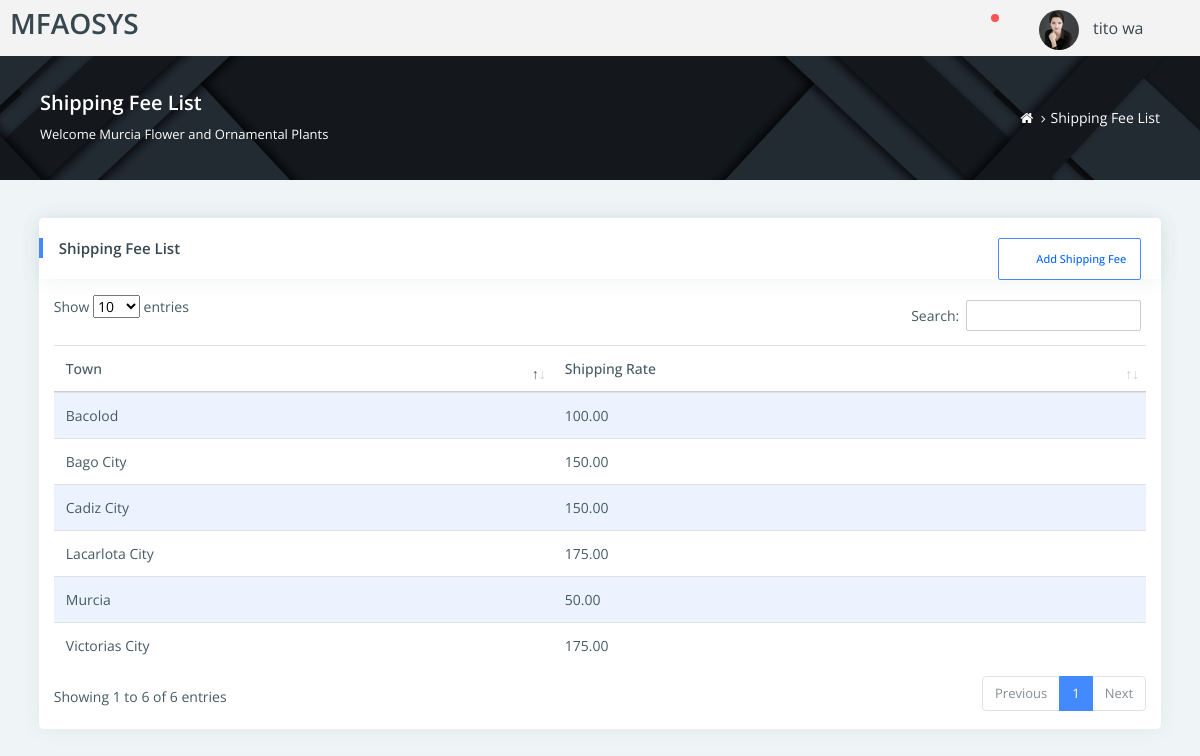
Page /deliveryman/shippingfee.php (signed in) on the committed database.
### tables this page shows
CREATE TABLE `tblshippingrate` (
  `shippingrate_id` int(11) NOT NULL,
  `town_id` int(11) NOT NULL,
  `supplier_id` int(11) NOT NULL,
  `shippingrate` int(11) NOT NULL
);

CREATE TABLE `tbltown` (
  `town_id` int(11) NOT NULL,
  `town_desc` varchar(50) NOT NULL
);

### deliveryman/shippingfee.php (the view, shortened to what this page needs)
<?php
  $id = $_SESSION['id'];
  include('../include/connection.php');
 ?>
<!DOCTYPE html>
<html lang="en">
<head>
    <link rel="stylesheet" href="assets/pages/waves/css/waves.min.css" type="text/css" media="all">
    <link rel="stylesheet" type="text/css" href="assets/css/bootstrap/css/bootstrap.min.css">
    <link rel="stylesheet" href="assets/pages/waves/css/waves.min.css" type="text/css" media="all">
    <link rel="stylesheet" type="text/css" href="assets/icon/themify-icons/themify-icons.css">
    <link rel="stylesheet" type="text/css" href="assets/icon/icofont/css/icofont.css">
    <link rel="stylesheet" type="text/css" href="assets/css/font-awesome-n.min.css">
    <link rel="stylesheet" type="text/css" href="assets/css/font-awesome.min.css">
    <link rel="stylesheet" type="text/css" href="assets/css/jquery.mCustomScrollbar.css">
    <link rel="stylesheet" type="text/css" href="assets/css/style.css">
    <link rel="stylesheet" type="text/css" href="../DataTables/datatables.min.css"/>
</head>
<body>
    <div id="pcoded" class="pcoded">
        <div class="pcoded-container navbar-wrapper">
            <?php include('include/supplierheader.php'); ?>
            <div class="pcoded-main-container">
                <div class="pcoded-wrapper">
                    <div class="pcoded-content">
                        <div class="page-header">
                            <div class="page-block">
                                <div class="row align-items-center">
                                    <div class="col-md-8">
                                        <div class="page-header-title">
                                            <h5 class="m-b-10">Shipping Fee List</h5>
                                            <p class="m-b-0">Welcome Murcia Flower and Ornamental Plants</p>
                                        </div>
                                    </div>
                                    <div class="col-md-4">
                                        <ul class="breadcrumb">
                                            <li class="breadcrumb-item">
                                                <a href="index.html"> <i class="fa fa-home"></i> </a>
                                            </li>
                                            <li class="breadcrumb-item"><a href="#!">Shipping Fee List</a>
                                            </li>
                                        </ul>
                                    </div>
                                </div>
                            </div>
                        </div>
                        <div class="pcoded-inner-content">
                            <div class="main-body">
                                <div class="page-wrapper">
                                    <div class="page-body">
                                                    <div class="card table-card">
                                                    <div class="card-header">
                                                        <h5>Shipping Fee List</h5>
                                                        <div class="card-header-right">
                                                             <button style="margin-right: 10px;" data-toggle="modal" data-target="#bd-example-modal-sm" class="btn waves-effect waves-light btn-primary btn-sm btn-outline-primary"><i class="icofont icofont-plus"></i>Add Shipping Fee</button>
                                                        </div>
                                                    </div>
                                                    <div class="container-fluid mt-3  mb-3">
                                               <!-- <div class="card-block table-border-style">
                                                <div> -->
                                                   <table id="example" class="table table-striped" style="width:100%">
        <thead>
            <tr>
               <th>Town</th>
                <th>Shipping Rate</th>
            </tr>
        </thead>
        <tbody>
          <?php
            $query = mysqli_query($con, "SELECT * FROM `tblshippingrate` INNER JOIN tbltown ON tbltown.town_id=tblshippingrate.town_id WHERE tblshippingrate.supplier_id = $id");
            while($row = mysqli_fetch_array($query)){
           ?>
            <tr>
                <td><?php echo $row['town_desc']; ?></td>
                <td><?php echo number_format($row['shippingrate'], 2); ?></td>
            </tr>
          <?php } ?>
          </tbody>
        </table>
                                                    </div>
                                                </div>
                                            </div>
                                    </div>
                                </div>
                            </div>
                        </div>
                    </div>
                </div>
            </div>
        </div>
</body>
</html>

### rows in the picture
tblshippingrate: town.town_desc "Bacolod", shippingrate "100.00"
tblshippingrate: town.town_desc "Bago City", shippingrate "150.00"
tblshippingrate: town.town_desc "Lacarlota City", shippingrate "175.00"
tblshippingrate: town.town_desc "Cadiz City", shippingrate "150.00"
tblshippingrate: town.town_desc "Victorias City", shippingrate "175.00"
tblshippingrate: town.town_desc "Murcia", shippingrate "50.00"

### other values in the picture
$_SESSION['supplier_name'] "tito wa"
